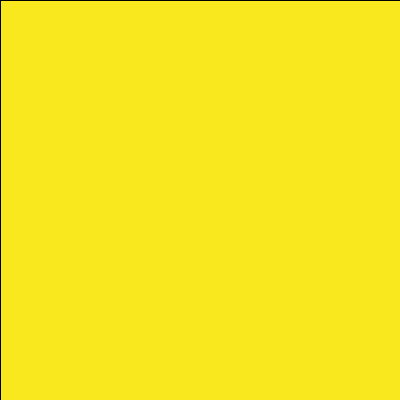
Frame 1 (no input)
Frame 60 (the mouse pressed at the canvas centre just before this capture): identical to frame 1, image omitted
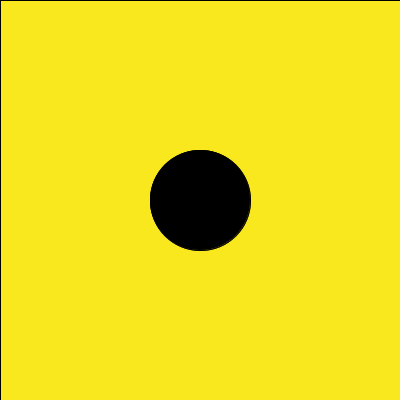
Frame 120 (the mouse held since frame 60 and released just before this capture)

The Processing sketch that drew these frames (run headless with seeded random() and noise(); from frame 60 on, the mouse is pressed at the canvas centre):

// Processing sketch: processing_41257
// ── processing_41257.pde

void setup (){
  size (400,400);
  background (250, 232, 30);
  smooth ();
}

void draw (){
  fill (250, 232, 30, 100);
  rect (0,0,width, height);
  fill (0);
  ellipse (mouseX, mouseY, mouseX/2, mouseX/2);
  }
  
